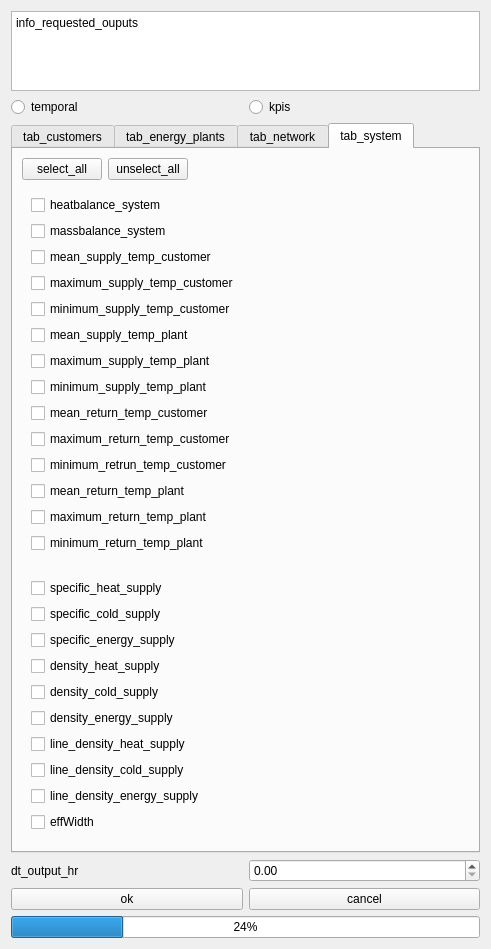
<?xml version="1.0" encoding="UTF-8"?>
<ui version="4.0">
 <class>RequestedOuputsDialog</class>
 <widget class="QDialog" name="RequestedOuputsDialog">
  <property name="geometry">
   <rect>
    <x>0</x>
    <y>0</y>
    <width>491</width>
    <height>949</height>
   </rect>
  </property>
  <property name="windowTitle">
   <string>requested_ouputs</string>
  </property>
  <layout class="QVBoxLayout" name="verticalLayout_2">
   <item>
    <layout class="QVBoxLayout" name="verticalLayout">
     <item>
      <widget class="QTextEdit" name="info_requested_ouputs">
       <property name="sizePolicy">
        <sizepolicy hsizetype="Expanding" vsizetype="Preferred">
         <horstretch>0</horstretch>
         <verstretch>0</verstretch>
        </sizepolicy>
       </property>
       <property name="readOnly">
        <bool>true</bool>
       </property>
       <property name="html">
        <string>&lt;!DOCTYPE HTML PUBLIC &quot;-//W3C//DTD HTML 4.0//EN&quot; &quot;http://www.w3.org/TR/REC-html40/strict.dtd&quot;&gt;
&lt;html&gt;&lt;head&gt;&lt;meta name=&quot;qrichtext&quot; content=&quot;1&quot; /&gt;&lt;meta charset=&quot;utf-8&quot; /&gt;&lt;style type=&quot;text/css&quot;&gt;
p, li { white-space: pre-wrap; }
hr { height: 1px; border-width: 0; }
li.unchecked::marker { content: &quot;\2610&quot;; }
li.checked::marker { content: &quot;\2612&quot;; }
&lt;/style&gt;&lt;/head&gt;&lt;body style=&quot; font-family:'Segoe UI'; font-size:9pt; font-weight:400; font-style:normal;&quot;&gt;
&lt;p style=&quot; margin-top:0px; margin-bottom:0px; margin-left:0px; margin-right:0px; -qt-block-indent:0; text-indent:0px;&quot;&gt;info_requested_ouputs&lt;/p&gt;&lt;/body&gt;&lt;/html&gt;</string>
       </property>
      </widget>
     </item>
     <item>
      <layout class="QHBoxLayout" name="horizontalLayout">
       <item>
        <widget class="QRadioButton" name="rbtn_temporal">
         <property name="text">
          <string>temporal</string>
         </property>
        </widget>
       </item>
       <item>
        <widget class="QRadioButton" name="rbtn_kpis">
         <property name="text">
          <string>kpis</string>
         </property>
        </widget>
       </item>
      </layout>
     </item>
     <item>
      <widget class="QTabWidget" name="tabWidget">
       <property name="currentIndex">
        <number>3</number>
       </property>
       <widget class="QWidget" name="tab_customers">
        <attribute name="title">
         <string>tab_customers</string>
        </attribute>
        <layout class="QVBoxLayout" name="verticalLayout_4">
         <item>
          <layout class="QHBoxLayout" name="horizontalLayout_5">
           <item>
            <widget class="QPushButton" name="btn_select_all_customers">
             <property name="text">
              <string>select_all</string>
             </property>
            </widget>
           </item>
           <item>
            <widget class="QPushButton" name="btn_unselect_all_customers">
             <property name="text">
              <string>unselect_all</string>
             </property>
            </widget>
           </item>
           <item>
            <spacer name="horizontalSpacer">
             <property name="orientation">
              <enum>Qt::Orientation::Horizontal</enum>
             </property>
             <property name="sizeHint" stdset="0">
              <size>
               <width>40</width>
               <height>20</height>
              </size>
             </property>
            </spacer>
           </item>
          </layout>
         </item>
         <item>
          <widget class="QGroupBox" name="groupBox_customer_temporal">
           <property name="styleSheet">
            <string notr="true">QGroupBox {border: none;}</string>
           </property>
           <property name="title">
            <string/>
           </property>
           <layout class="QVBoxLayout" name="verticalLayout_13">
            <item>
             <widget class="QCheckBox" name="checkBoxSubstationPower">
              <property name="text">
               <string>substation_power</string>
              </property>
             </widget>
            </item>
            <item>
             <widget class="QCheckBox" name="checkBoxSubstationConnTemp">
              <property name="text">
               <string>substation_connection_temperatures</string>
              </property>
             </widget>
            </item>
            <item>
             <widget class="QCheckBox" name="checkBoxSubstationPressure">
              <property name="text">
               <string>substation_pressure</string>
              </property>
             </widget>
            </item>
            <item>
             <widget class="QCheckBox" name="checkBoxSubstationMassflow">
              <property name="text">
               <string>substation_massflow</string>
              </property>
             </widget>
            </item>
            <item>
             <widget class="QCheckBox" name="checkBoxSubstationHeatbalance">
              <property name="text">
               <string>heat_balance_building</string>
              </property>
             </widget>
            </item>
            <item>
             <widget class="QCheckBox" name="checkBoxSubstationTair">
              <property name="text">
               <string>room_air_temperature</string>
              </property>
             </widget>
            </item>
            <item>
             <spacer name="verticalSpacer_2">
              <property name="orientation">
               <enum>Qt::Orientation::Vertical</enum>
              </property>
              <property name="sizeHint" stdset="0">
               <size>
                <width>20</width>
                <height>40</height>
               </size>
              </property>
             </spacer>
            </item>
           </layout>
          </widget>
         </item>
         <item>
          <widget class="QGroupBox" name="groupBox_customer_kpis">
           <property name="styleSheet">
            <string notr="true">QGroupBox {border: none;}</string>
           </property>
           <property name="title">
            <string/>
           </property>
           <layout class="QVBoxLayout" name="verticalLayout_6">
            <item>
             <widget class="QCheckBox" name="checkBoxMeanSupplyTempC">
              <property name="text">
               <string>mean_supply_temp_customer</string>
              </property>
             </widget>
            </item>
            <item>
             <widget class="QCheckBox" name="checkBoxMaxSupplyTempC">
              <property name="text">
               <string>maximum_supply_temp_customer</string>
              </property>
             </widget>
            </item>
            <item>
             <widget class="QCheckBox" name="checkBoxMinSupplyTempC">
              <property name="text">
               <string>minimum_supply_temp_customer</string>
              </property>
             </widget>
            </item>
            <item>
             <widget class="QCheckBox" name="checkBoxMeanRetTempC">
              <property name="text">
               <string>mean_return_temp_customer</string>
              </property>
             </widget>
            </item>
            <item>
             <widget class="QCheckBox" name="checkBoxMaxRetTempC">
              <property name="text">
               <string>maximum_return_temp_customer</string>
              </property>
             </widget>
            </item>
            <item>
             <widget class="QCheckBox" name="checkBoxMinRetTempC">
              <property name="text">
               <string>minimum_retrun_temp_customer</string>
              </property>
             </widget>
            </item>
            <item>
             <widget class="QCheckBox" name="checkBoxQsupHeatC">
              <property name="text">
               <string>qsup_heat</string>
              </property>
             </widget>
            </item>
            <item>
             <widget class="QCheckBox" name="checkBoxQsupColdC">
              <property name="text">
               <string>qsup_cold</string>
              </property>
             </widget>
            </item>
            <item>
             <widget class="QCheckBox" name="checkBoxQsupEnergyC">
              <property name="text">
               <string>qsup_energy</string>
              </property>
             </widget>
            </item>
            <item>
             <spacer name="verticalSpacer_6">
              <property name="orientation">
               <enum>Qt::Orientation::Vertical</enum>
              </property>
              <property name="sizeHint" stdset="0">
               <size>
                <width>20</width>
                <height>40</height>
               </size>
              </property>
             </spacer>
            </item>
           </layout>
          </widget>
         </item>
        </layout>
       </widget>
       <widget class="QWidget" name="tab_energy_plants">
        <attribute name="title">
         <string>tab_energy_plants</string>
        </attribute>
        <layout class="QVBoxLayout" name="verticalLayout_7">
         <item>
          <layout class="QHBoxLayout" name="horizontalLayout_7">
           <item>
            <widget class="QPushButton" name="btn_select_all_ep">
             <property name="text">
              <string>select_all</string>
             </property>
            </widget>
           </item>
           <item>
            <widget class="QPushButton" name="btn_unselect_all_ep">
             <property name="text">
              <string>unselect_all</string>
             </property>
            </widget>
           </item>
           <item>
            <spacer name="horizontalSpacer_3">
             <property name="orientation">
              <enum>Qt::Orientation::Horizontal</enum>
             </property>
             <property name="sizeHint" stdset="0">
              <size>
               <width>40</width>
               <height>20</height>
              </size>
             </property>
            </spacer>
           </item>
          </layout>
         </item>
         <item>
          <widget class="QGroupBox" name="groupBox_ep_temporal">
           <property name="styleSheet">
            <string notr="true">QGroupBox {border: none;}</string>
           </property>
           <property name="title">
            <string/>
           </property>
           <layout class="QVBoxLayout" name="verticalLayout_12">
            <item>
             <widget class="QCheckBox" name="checkBoxPlantPower">
              <property name="text">
               <string>plant_power</string>
              </property>
             </widget>
            </item>
            <item>
             <widget class="QCheckBox" name="checkBoxPlantConnTemp">
              <property name="text">
               <string>plant_connection_temp</string>
              </property>
             </widget>
            </item>
            <item>
             <widget class="QCheckBox" name="checkBoxPlantPressure">
              <property name="text">
               <string>plant_pressure</string>
              </property>
             </widget>
            </item>
            <item>
             <widget class="QCheckBox" name="checkBoxPlantMassflow">
              <property name="text">
               <string>plant_massflow</string>
              </property>
             </widget>
            </item>
            <item>
             <spacer name="verticalSpacer">
              <property name="orientation">
               <enum>Qt::Orientation::Vertical</enum>
              </property>
              <property name="sizeHint" stdset="0">
               <size>
                <width>20</width>
                <height>40</height>
               </size>
              </property>
             </spacer>
            </item>
           </layout>
          </widget>
         </item>
         <item>
          <widget class="QGroupBox" name="groupBox_ep_kpis">
           <property name="styleSheet">
            <string notr="true">QGroupBox {border: none;}</string>
           </property>
           <property name="title">
            <string/>
           </property>
           <layout class="QVBoxLayout" name="verticalLayout_5">
            <item>
             <widget class="QCheckBox" name="checkBoxMeanSupplyTempEp">
              <property name="text">
               <string>mean_supply_temp</string>
              </property>
             </widget>
            </item>
            <item>
             <widget class="QCheckBox" name="checkBoxMaxSupplyTempEp">
              <property name="text">
               <string>maximum_supply_temp</string>
              </property>
             </widget>
            </item>
            <item>
             <widget class="QCheckBox" name="checkBoxMinSupplyTempEp">
              <property name="text">
               <string>minimum_supply_temp</string>
              </property>
             </widget>
            </item>
            <item>
             <widget class="QCheckBox" name="checkBoxMeanRetTempEp">
              <property name="text">
               <string>mean_return_temp</string>
              </property>
             </widget>
            </item>
            <item>
             <widget class="QCheckBox" name="checkBoxMaxRetTempEp">
              <property name="text">
               <string>maximum_return_temp</string>
              </property>
             </widget>
            </item>
            <item>
             <widget class="QCheckBox" name="checkBoxMinRetTempEp">
              <property name="text">
               <string>minimum_return_temp</string>
              </property>
             </widget>
            </item>
            <item>
             <widget class="QCheckBox" name="checkBoxQsupHeatEp">
              <property name="text">
               <string>qsup_heat</string>
              </property>
             </widget>
            </item>
            <item>
             <widget class="QCheckBox" name="checkBoxQsupColdEp">
              <property name="text">
               <string>qsup_cold</string>
              </property>
             </widget>
            </item>
            <item>
             <widget class="QCheckBox" name="checkBoxQsupEnergyEp">
              <property name="text">
               <string>qsup_energy</string>
              </property>
             </widget>
            </item>
            <item>
             <spacer name="verticalSpacer_5">
              <property name="orientation">
               <enum>Qt::Orientation::Vertical</enum>
              </property>
              <property name="sizeHint" stdset="0">
               <size>
                <width>20</width>
                <height>40</height>
               </size>
              </property>
             </spacer>
            </item>
           </layout>
          </widget>
         </item>
        </layout>
       </widget>
       <widget class="QWidget" name="tab_network">
        <attribute name="title">
         <string>tab_network</string>
        </attribute>
        <layout class="QVBoxLayout" name="verticalLayout_9">
         <item>
          <layout class="QHBoxLayout" name="horizontalLayout_8">
           <item>
            <widget class="QPushButton" name="btn_select_all_network">
             <property name="text">
              <string>select_all</string>
             </property>
            </widget>
           </item>
           <item>
            <widget class="QPushButton" name="btn_unselect_all_network">
             <property name="text">
              <string>unselect_all</string>
             </property>
            </widget>
           </item>
           <item>
            <spacer name="horizontalSpacer_4">
             <property name="orientation">
              <enum>Qt::Orientation::Horizontal</enum>
             </property>
             <property name="sizeHint" stdset="0">
              <size>
               <width>40</width>
               <height>20</height>
              </size>
             </property>
            </spacer>
           </item>
          </layout>
         </item>
         <item>
          <widget class="QGroupBox" name="groupBox_network_temporal">
           <property name="styleSheet">
            <string notr="true">QGroupBox {border: none;}</string>
           </property>
           <property name="title">
            <string/>
           </property>
           <layout class="QVBoxLayout" name="verticalLayout_14">
            <item>
             <widget class="QCheckBox" name="checkBoxTempPipe">
              <property name="text">
               <string>temperature_pipes</string>
              </property>
             </widget>
            </item>
            <item>
             <widget class="QCheckBox" name="checkBoxMdotNode">
              <property name="text">
               <string>massflows_pipes</string>
              </property>
             </widget>
            </item>
            <item>
             <widget class="QCheckBox" name="checkBoxVPipe">
              <property name="text">
               <string>velocity_pipes</string>
              </property>
             </widget>
            </item>
            <item>
             <widget class="QCheckBox" name="checkBoxPressureDistribution">
              <property name="text">
               <string>pressure_distribution</string>
              </property>
             </widget>
            </item>
            <item>
             <widget class="QCheckBox" name="checkBoxQambPipe">
              <property name="text">
               <string>qamb_pipes</string>
              </property>
             </widget>
            </item>
            <item>
             <spacer name="verticalSpacer_3">
              <property name="orientation">
               <enum>Qt::Orientation::Vertical</enum>
              </property>
              <property name="sizeHint" stdset="0">
               <size>
                <width>20</width>
                <height>40</height>
               </size>
              </property>
             </spacer>
            </item>
           </layout>
          </widget>
         </item>
         <item>
          <widget class="QGroupBox" name="groupBox_network_kpis">
           <property name="styleSheet">
            <string notr="true">QGroupBox {border: none;}</string>
           </property>
           <property name="title">
            <string/>
           </property>
           <layout class="QVBoxLayout" name="verticalLayout_8">
            <item>
             <widget class="QCheckBox" name="checkBoxQambLines">
              <property name="text">
               <string>qamb_lines</string>
              </property>
             </widget>
            </item>
            <item>
             <widget class="QCheckBox" name="checkBoxVolumeLines">
              <property name="text">
               <string>network_volume</string>
              </property>
             </widget>
            </item>
            <item>
             <spacer name="verticalSpacer_7">
              <property name="orientation">
               <enum>Qt::Orientation::Vertical</enum>
              </property>
              <property name="sizeHint" stdset="0">
               <size>
                <width>20</width>
                <height>40</height>
               </size>
              </property>
             </spacer>
            </item>
           </layout>
          </widget>
         </item>
        </layout>
       </widget>
       <widget class="QWidget" name="tab_system">
        <attribute name="title">
         <string>tab_system</string>
        </attribute>
        <layout class="QVBoxLayout" name="verticalLayout_11">
         <item>
          <layout class="QHBoxLayout" name="horizontalLayout_9">
           <item>
            <widget class="QPushButton" name="btn_select_all_system">
             <property name="text">
              <string>select_all</string>
             </property>
            </widget>
           </item>
           <item>
            <widget class="QPushButton" name="btn_unselect_all_system">
             <property name="text">
              <string>unselect_all</string>
             </property>
            </widget>
           </item>
           <item>
            <spacer name="horizontalSpacer_5">
             <property name="orientation">
              <enum>Qt::Orientation::Horizontal</enum>
             </property>
             <property name="sizeHint" stdset="0">
              <size>
               <width>40</width>
               <height>20</height>
              </size>
             </property>
            </spacer>
           </item>
          </layout>
         </item>
         <item>
          <widget class="QGroupBox" name="groupBox_system_temporal">
           <property name="styleSheet">
            <string notr="true">QGroupBox {border: none;}</string>
           </property>
           <property name="title">
            <string/>
           </property>
           <layout class="QVBoxLayout" name="verticalLayout_15">
            <item>
             <widget class="QCheckBox" name="heatbalance_system">
              <property name="text">
               <string>heatbalance_system</string>
              </property>
             </widget>
            </item>
            <item>
             <widget class="QCheckBox" name="massbalance_system">
              <property name="text">
               <string>massbalance_system</string>
              </property>
             </widget>
            </item>
            <item>
             <widget class="QCheckBox" name="checkBoxMeanSupplyTempCSystem">
              <property name="text">
               <string>mean_supply_temp_customer</string>
              </property>
             </widget>
            </item>
            <item>
             <widget class="QCheckBox" name="checkBoxMaxSupplyTempCSystem">
              <property name="text">
               <string>maximum_supply_temp_customer</string>
              </property>
             </widget>
            </item>
            <item>
             <widget class="QCheckBox" name="checkBoxMinSupplyTempCSystem">
              <property name="text">
               <string>minimum_supply_temp_customer</string>
              </property>
             </widget>
            </item>
            <item>
             <widget class="QCheckBox" name="checkBoxMeanSupplyTempEpSystem">
              <property name="text">
               <string>mean_supply_temp_plant</string>
              </property>
             </widget>
            </item>
            <item>
             <widget class="QCheckBox" name="checkBoxMaxSupplyTempEpSystem">
              <property name="text">
               <string>maximum_supply_temp_plant</string>
              </property>
             </widget>
            </item>
            <item>
             <widget class="QCheckBox" name="checkBoxMinSupplyTempEpSystem">
              <property name="text">
               <string>minimum_supply_temp_plant</string>
              </property>
             </widget>
            </item>
            <item>
             <widget class="QCheckBox" name="checkBoxMeanReturnTempCSystem">
              <property name="text">
               <string>mean_return_temp_customer</string>
              </property>
             </widget>
            </item>
            <item>
             <widget class="QCheckBox" name="checkBoxMaxReturnTempCSystem">
              <property name="text">
               <string>maximum_return_temp_customer</string>
              </property>
             </widget>
            </item>
            <item>
             <widget class="QCheckBox" name="checkBoxMinReturnTempCSystem">
              <property name="text">
               <string>minimum_retrun_temp_customer</string>
              </property>
             </widget>
            </item>
            <item>
             <widget class="QCheckBox" name="checkBoxMeanReturnTempEpSystem">
              <property name="text">
               <string>mean_return_temp_plant</string>
              </property>
             </widget>
            </item>
            <item>
             <widget class="QCheckBox" name="checkBoxMaxReturnTempEpSystem">
              <property name="text">
               <string>maximum_return_temp_plant</string>
              </property>
             </widget>
            </item>
            <item>
             <widget class="QCheckBox" name="checkBoxMinReturnTempEpSystem">
              <property name="text">
               <string>minimum_return_temp_plant</string>
              </property>
             </widget>
            </item>
            <item>
             <spacer name="verticalSpacer_4">
              <property name="orientation">
               <enum>Qt::Orientation::Vertical</enum>
              </property>
              <property name="sizeHint" stdset="0">
               <size>
                <width>20</width>
                <height>40</height>
               </size>
              </property>
             </spacer>
            </item>
           </layout>
          </widget>
         </item>
         <item>
          <widget class="QGroupBox" name="groupBox_system_kpis">
           <property name="styleSheet">
            <string notr="true">QGroupBox {border: none;}</string>
           </property>
           <property name="title">
            <string/>
           </property>
           <layout class="QVBoxLayout" name="verticalLayout_10">
            <item>
             <widget class="QCheckBox" name="checkBoxQsupHeatSpec">
              <property name="text">
               <string>specific_heat_supply</string>
              </property>
             </widget>
            </item>
            <item>
             <widget class="QCheckBox" name="checkBoxQsupColdSpec">
              <property name="text">
               <string>specific_cold_supply</string>
              </property>
             </widget>
            </item>
            <item>
             <widget class="QCheckBox" name="checkBoxQsupEnergySpec">
              <property name="text">
               <string>specific_energy_supply</string>
              </property>
             </widget>
            </item>
            <item>
             <widget class="QCheckBox" name="checkBoxQsupHeatDensity">
              <property name="text">
               <string>density_heat_supply</string>
              </property>
             </widget>
            </item>
            <item>
             <widget class="QCheckBox" name="checkBoxQsupColdDensity">
              <property name="text">
               <string>density_cold_supply</string>
              </property>
             </widget>
            </item>
            <item>
             <widget class="QCheckBox" name="checkBoxQsupEnergyDensity">
              <property name="text">
               <string>density_energy_supply</string>
              </property>
             </widget>
            </item>
            <item>
             <widget class="QCheckBox" name="checkBoxQsupHeatLineDensity">
              <property name="text">
               <string>line_density_heat_supply</string>
              </property>
             </widget>
            </item>
            <item>
             <widget class="QCheckBox" name="checkBoxQsupColdLineDensity">
              <property name="text">
               <string>line_density_cold_supply</string>
              </property>
             </widget>
            </item>
            <item>
             <widget class="QCheckBox" name="checkBoxQsupEnergyLineDensity">
              <property name="text">
               <string>line_density_energy_supply</string>
              </property>
             </widget>
            </item>
            <item>
             <widget class="QCheckBox" name="checkBoxQEffWidth">
              <property name="text">
               <string>effWidth</string>
              </property>
             </widget>
            </item>
            <item>
             <spacer name="verticalSpacer_8">
              <property name="orientation">
               <enum>Qt::Orientation::Vertical</enum>
              </property>
              <property name="sizeHint" stdset="0">
               <size>
                <width>20</width>
                <height>40</height>
               </size>
              </property>
             </spacer>
            </item>
           </layout>
          </widget>
         </item>
        </layout>
       </widget>
      </widget>
     </item>
     <item>
      <layout class="QHBoxLayout" name="horizontalLayout_2">
       <item>
        <widget class="QLabel" name="label">
         <property name="text">
          <string>dt_output_hr</string>
         </property>
        </widget>
       </item>
       <item>
        <widget class="QDoubleSpinBox" name="outputTimestep">
         <property name="singleStep">
          <double>0.100000000000000</double>
         </property>
        </widget>
       </item>
      </layout>
     </item>
     <item>
      <layout class="QHBoxLayout" name="horizontalLayout_4">
       <item>
        <widget class="QPushButton" name="btn_ok">
         <property name="text">
          <string>ok</string>
         </property>
        </widget>
       </item>
       <item>
        <widget class="QPushButton" name="btn_cancel">
         <property name="text">
          <string>cancel</string>
         </property>
        </widget>
       </item>
      </layout>
     </item>
     <item>
      <widget class="QProgressBar" name="progress">
       <property name="value">
        <number>24</number>
       </property>
      </widget>
     </item>
    </layout>
   </item>
  </layout>
 </widget>
 <resources/>
 <connections/>
</ui>
